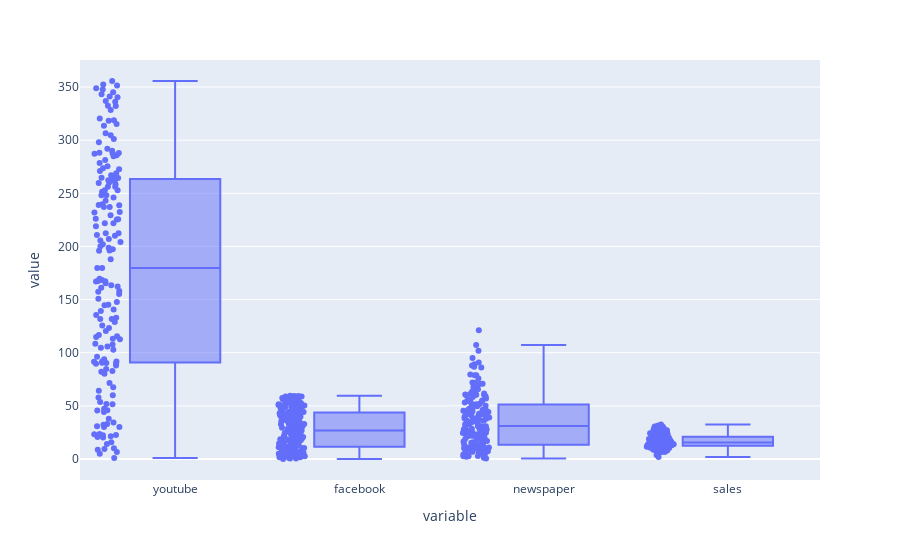

This figure's notebook cell:
### Markdown cell above
## Outliers

### Code cell
# Boxplot
px.box()
fig = px.box(mkt, points="all")
fig.show()

### Figure 1 — Plotly figure (JSON) as saved in the notebook; plotly's stock layout.template omitted (floating-point values rounded to 4 significant figures; data arrays with more than 128 entries replaced by an {"elided": "..."} marker saying what was removed)
{"data": [{"alignmentgroup": "True", "boxpoints": "all", "hovertemplate": "variable=%{x}<br>value=%{y}<extra></extra>", "legendgroup": "", "marker": {"color": "#636efa"}, "name": "", "notched": false, "offsetgroup": "", "orientation": "v", "showlegend": false, "type": "box", "x": {"elided": "684 str values"}, "x0": " ", "xaxis": "x", "y": {"elided": "684 float values"}, "y0": " ", "yaxis": "y"}], "layout": {"boxmode": "group", "legend": {"tracegroupgap": 0}, "margin": {"t": 60}, "xaxis": {"anchor": "y", "domain": [0, 1], "title": {"text": "variable"}}, "yaxis": {"anchor": "x", "domain": [0, 1], "title": {"text": "value"}}}}
